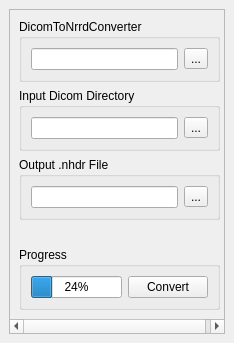
<ui version="4.0" >
 <class>Dicom2NrrdPanel</class>
 <widget class="QDockWidget" name="Dicom2NrrdPanel" >
  <property name="geometry" >
   <rect>
    <x>0</x>
    <y>0</y>
    <width>234</width>
    <height>343</height>
   </rect>
  </property>
  <property name="windowIcon" >
   <iconset>
    <normaloff>C:/Documents and Settings/Administrator/My Documents/My Skype Pictures/Skype Cola.png</normaloff>C:/Documents and Settings/Administrator/My Documents/My Skype Pictures/Skype Cola.png</iconset>
  </property>
  <property name="locale" >
   <locale country="UnitedStates" language="English" />
  </property>
  <property name="windowTitle" >
   <string>Dicom2Nrrd</string>
  </property>
  <widget class="QWidget" name="dockWidgetContents" >
   <property name="geometry" >
    <rect>
     <x>0</x>
     <y>23</y>
     <width>234</width>
     <height>320</height>
    </rect>
   </property>
   <layout class="QVBoxLayout" name="verticalLayout" >
    <item>
     <widget class="QScrollArea" name="scrollArea" >
      <property name="sizePolicy" >
       <sizepolicy vsizetype="Expanding" hsizetype="Expanding" >
        <horstretch>0</horstretch>
        <verstretch>0</verstretch>
       </sizepolicy>
      </property>
      <property name="widgetResizable" >
       <bool>true</bool>
      </property>
      <widget class="QWidget" name="scrollAreaWidgetContents" >
       <property name="geometry" >
        <rect>
         <x>0</x>
         <y>0</y>
         <width>214</width>
         <height>300</height>
        </rect>
       </property>
       <layout class="QVBoxLayout" name="verticalLayout_2" >
        <item>
         <widget class="QGroupBox" name="groupBox_4" >
          <property name="sizePolicy" >
           <sizepolicy vsizetype="Preferred" hsizetype="Expanding" >
            <horstretch>0</horstretch>
            <verstretch>0</verstretch>
           </sizepolicy>
          </property>
          <property name="title" >
           <string>DicomToNrrdConverter</string>
          </property>
          <layout class="QHBoxLayout" name="horizontalLayout_4" >
           <item>
            <widget class="QLineEdit" name="lineEdit_DicomToNrrdConverterCommand" />
           </item>
           <item>
            <widget class="QToolButton" name="toolButton_DicomToNrrdConverterCommand" >
             <property name="text" >
              <string>...</string>
             </property>
            </widget>
           </item>
          </layout>
         </widget>
        </item>
        <item>
         <widget class="QGroupBox" name="groupBox" >
          <property name="sizePolicy" >
           <sizepolicy vsizetype="Preferred" hsizetype="Expanding" >
            <horstretch>0</horstretch>
            <verstretch>0</verstretch>
           </sizepolicy>
          </property>
          <property name="title" >
           <string>Input Dicom Directory</string>
          </property>
          <layout class="QHBoxLayout" name="horizontalLayout" >
           <item>
            <widget class="QLineEdit" name="dicomDirectoryEdit" >
             <property name="sizePolicy" >
              <sizepolicy vsizetype="Fixed" hsizetype="Expanding" >
               <horstretch>0</horstretch>
               <verstretch>0</verstretch>
              </sizepolicy>
             </property>
            </widget>
           </item>
           <item>
            <widget class="QToolButton" name="dicomDirectoryBrowseButton" >
             <property name="sizePolicy" >
              <sizepolicy vsizetype="Fixed" hsizetype="Preferred" >
               <horstretch>0</horstretch>
               <verstretch>0</verstretch>
              </sizepolicy>
             </property>
             <property name="text" >
              <string>...</string>
             </property>
            </widget>
           </item>
          </layout>
         </widget>
        </item>
        <item>
         <widget class="QGroupBox" name="groupBox_2" >
          <property name="title" >
           <string>Output .nhdr File</string>
          </property>
          <layout class="QHBoxLayout" name="horizontalLayout_2" >
           <item>
            <widget class="QLineEdit" name="nrrdFileName" >
             <property name="sizePolicy" >
              <sizepolicy vsizetype="Fixed" hsizetype="Expanding" >
               <horstretch>0</horstretch>
               <verstretch>0</verstretch>
              </sizepolicy>
             </property>
            </widget>
           </item>
           <item>
            <widget class="QToolButton" name="nrrdFileBrowseButton" >
             <property name="text" >
              <string>...</string>
             </property>
            </widget>
           </item>
          </layout>
         </widget>
        </item>
        <item>
         <spacer name="verticalSpacer" >
          <property name="orientation" >
           <enum>Qt::Vertical</enum>
          </property>
          <property name="sizeHint" stdset="0" >
           <size>
            <width>20</width>
            <height>40</height>
           </size>
          </property>
         </spacer>
        </item>
        <item>
         <widget class="QGroupBox" name="groupBox_3" >
          <property name="sizePolicy" >
           <sizepolicy vsizetype="Preferred" hsizetype="Expanding" >
            <horstretch>0</horstretch>
            <verstretch>0</verstretch>
           </sizepolicy>
          </property>
          <property name="title" >
           <string>Progress</string>
          </property>
          <layout class="QHBoxLayout" name="horizontalLayout_3" >
           <item>
            <widget class="QProgressBar" name="progressBar" >
             <property name="sizePolicy" >
              <sizepolicy vsizetype="Fixed" hsizetype="Expanding" >
               <horstretch>0</horstretch>
               <verstretch>0</verstretch>
              </sizepolicy>
             </property>
             <property name="value" >
              <number>24</number>
             </property>
             <property name="alignment" >
              <set>Qt::AlignCenter</set>
             </property>
            </widget>
           </item>
           <item>
            <widget class="QPushButton" name="pushButton_Convert" >
             <property name="text" >
              <string>Convert</string>
             </property>
            </widget>
           </item>
          </layout>
         </widget>
        </item>
       </layout>
      </widget>
     </widget>
    </item>
   </layout>
  </widget>
 </widget>
 <tabstops>
  <tabstop>dicomDirectoryEdit</tabstop>
  <tabstop>dicomDirectoryBrowseButton</tabstop>
  <tabstop>nrrdFileName</tabstop>
 </tabstops>
 <resources/>
 <connections/>
</ui>
